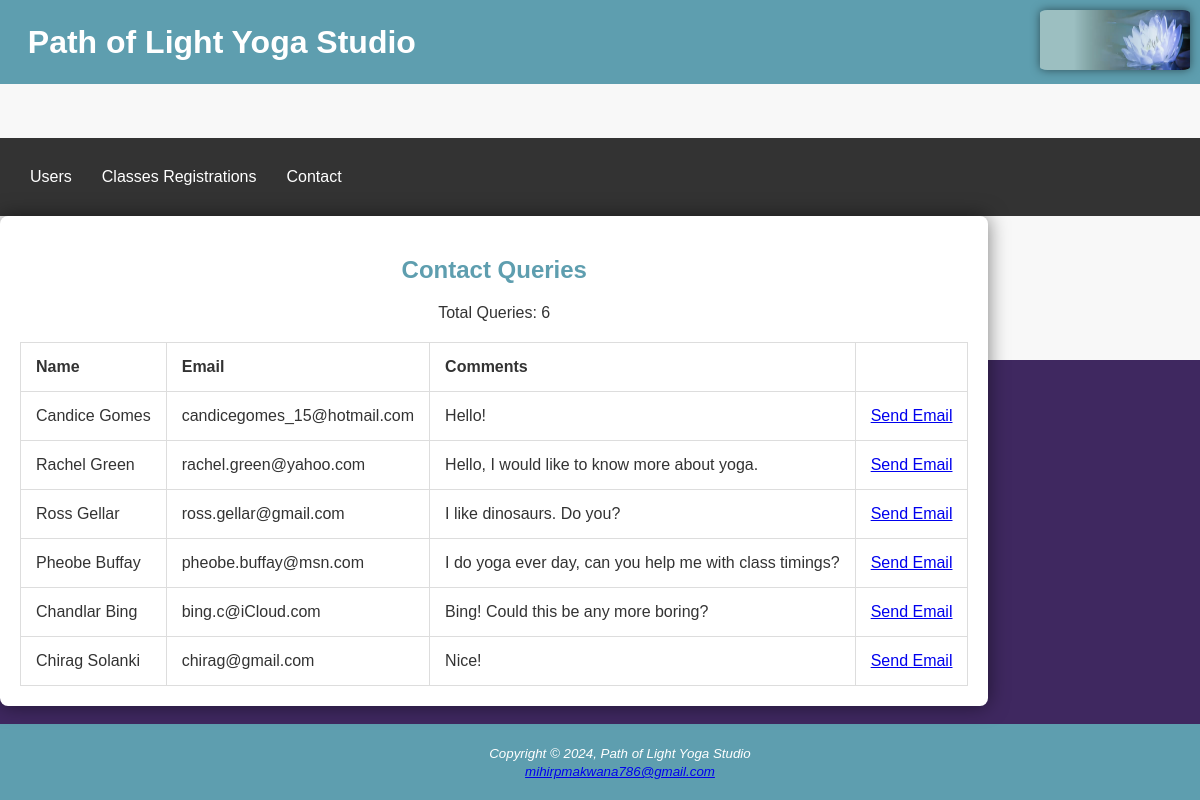
Screenshot of /PHP_Files/Admin/contact.php with the database file from the repository.
### tables this page shows
CREATE TABLE `contact` (
  `name` varchar(40) DEFAULT NULL,
  `email` varchar(40) DEFAULT NULL,
  `comments` varchar(300) DEFAULT NULL
);

### PHP_Files/Admin/contact.php (the view, shortened to what this page needs)
<?php
require 'admin.php';
$conn = new mysqli("localhost", "root", "", "wdm");
$contact_query = "SELECT * FROM contact";
$contact_result = $conn->query($contact_query);
$contact_count = $contact_result->num_rows;
?>
<div class="wrap2">
        <h2>Contact Queries</h2>
        <p>Total Queries: <?php echo $contact_count; ?></p>
        <table>
            <tr>
                <th>Name</th>
                <th>Email</th>
                <th>Comments</th>
            </tr>
            <?php
            while ($row = $contact_result->fetch_assoc()) {
                echo "<tr>";
                echo "<td>" . $row['name'] . "</td>";
                echo "<td>" . $row['email'] . "</td>";
                echo "<td>" . $row['comments'] . "</td>";
                echo "<td><a href='mailto:" . $row['email'] . "?subject=" . urlencode($row['comments']) . "'>Send Email</a></td>";
                echo "</tr>";
            }
            ?>
        </table>
    </div>

### PHP_Files/yoga.css (style rules this page uses)
body { color: #3F2860; background-color: #F5F5F5; font-family: "Tahoma", Sans-serif; }
html { background-color: #3F2860; }
.wrap2 { position: absolute; display: inline-block; padding: 20px; }

### PHP_Files/Admin/admin.php (style rules this page uses)
body { color: #333; background-color: #f8f8f8; font-family: "Arial", sans-serif; margin: 0; }
.wrap2 { padding: 20px; background-color: #fff; box-shadow: 0 0 20px rgba(0, 0, 0, 0.5); border-radius: 8px; text-align: center; margin-bottom: 20px; }
h2 { color: #5e9eaf; }
table { width: 100%; border-collapse: collapse; margin-top: 20px; }
table, th, td { border: 1px solid #ddd; }
th, td { padding: 15px; text-align: left; }

### rows the page displays
contact: name "Candice Gomes", email "candicegomes_15@hotmail.com", comments "Hello!"
contact: name "Rachel Green", email "rachel.green@yahoo.com", comments "Hello, I would like to know more about yoga."
contact: name "Ross Gellar", email "ross.gellar@gmail.com", comments "I like dinosaurs. Do you?"
contact: name "Pheobe Buffay", email "pheobe.buffay@msn.com", comments "I do yoga ever day, can you help me with class timings?"
contact: name "Chandlar Bing", email "bing.c@iCloud.com", comments "Bing! Could this be any more boring?"
contact: name "Chirag Solanki", email "chirag@gmail.com", comments "Nice!"

### other values shown
$contact_count "6"
